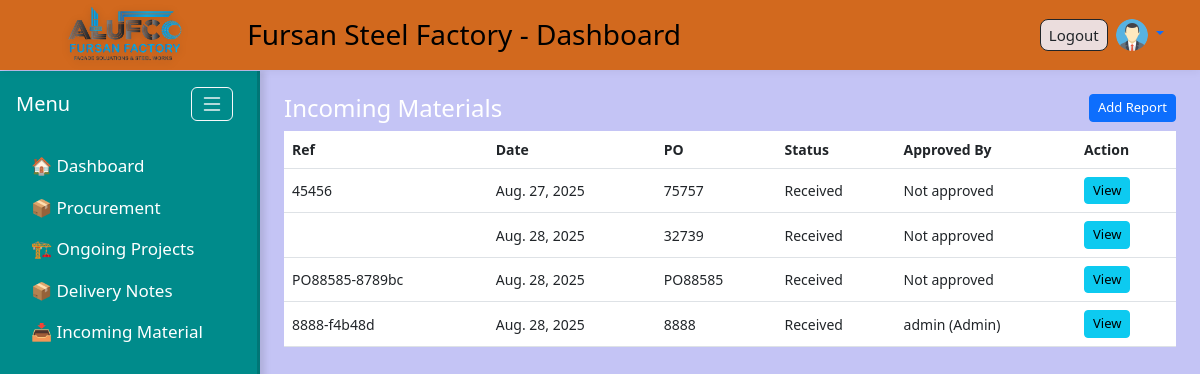
The app's page /procurement/incoming-materials/ (signed in), older data.
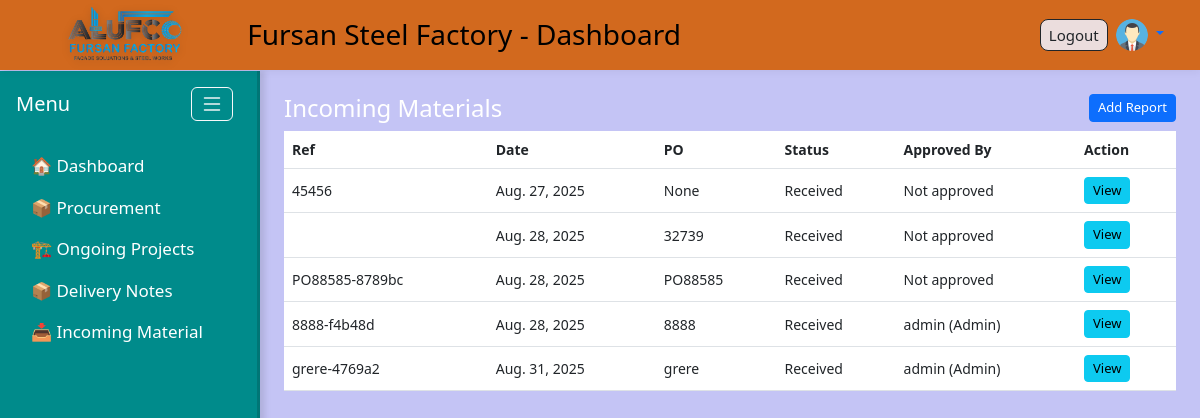
The same page, newer data.
### procurement/models.py (models this page shows, shortened)
class IncomingMaterialReport(models.Model):
    purchase_order = models.ForeignKey(PurchaseOrder, on_delete=models.SET_NULL, null=True, blank=True)
    date = models.DateField(auto_now_add=True)
    ref_no = models.CharField(max_length=150, unique=True)
    supplier_name = models.CharField(max_length=255, blank=True, null=True)
    status = models.CharField(max_length=20, choices=IM_STATUS, default='pending')
    notes = models.TextField(blank=True, null=True)
    approved_by = models.ForeignKey(
        "auth.User",
        on_delete=models.SET_NULL,
        null=True,
        blank=True,
        related_name="approved_reports"
    )

class PurchaseOrder(models.Model):
    po_number = models.CharField(max_length=50, unique=True, blank=True)  # auto-generated if blank
    supplier = models.ForeignKey(Supplier, on_delete=models.CASCADE)
    linked_prs = models.ManyToManyField(PurchaseRequest, blank=True)
    order_date = models.DateField(auto_now_add=True)
    expected_delivery = models.DateField(blank=True, null=True)
    status = models.CharField(max_length=20, choices=PO_STATUS, default='draft')
    notes = models.TextField(blank=True, null=True)
    received_request = models.BooleanField(default=False)  # user requested received
    received_approved_by = models.ForeignKey(
        settings.AUTH_USER_MODEL,
        null=True, blank=True,
        on_delete=models.SET_NULL,
        related_name='received_approved'
    )
    class Meta:
        ordering = ['-order_date']
    def __str__(self):
        return self.po_number or f"PO-{self.id}"

### procurement/views.py (the view)
# urls.py: path('incoming-materials/', views.im_list, name='im_list'),
@login_required
def im_list(request):
    reports = IncomingMaterialReport.objects.select_related('approved_by', 'purchase_order').all()
    for r in reports:
        if r.approved_by:
            if r.approved_by.is_superuser:
                r.approved_role = "Admin"
            elif r.approved_by.groups.filter(name="Manager").exists():
                r.approved_role = "Manager"
            else:
                r.approved_role = "User"
        else:
            r.approved_role = None
    return render(request, 'procurement/im_list.html', {'reports': reports})

### procurement/templates/procurement/im_list.html
{% extends 'base.html' %}
{% block content %}
<h4>Incoming Materials
  <a href="{% url 'im_add' %}" class="btn btn-sm btn-primary float-end">Add Report</a>
</h4>
<table class="table">
  <thead>
    <tr>
      <th>Ref</th>
      <th>Date</th>
      <th>PO</th>
      <th>Status</th>
      <th>Approved By</th>
      <th>Action</th>
    </tr>
  </thead>
  <tbody>
    {% for r in reports %}
    <tr>
      <td>{{ r.ref_no }}</td>
      <td>{{ r.date }}</td>
      <td>{{ r.purchase_order }}</td>
      <td>{{ r.get_status_display }}</td>
        <td>
          {% if r.approved_by %}
            {{ r.approved_by.username }}
            {% if r.approved_role %}
              ({{ r.approved_role }})
            {% endif %}
          {% else %}
            Not approved
          {% endif %}
        </td>
      <td>
        <a href="{% url 'im_detail' r.id %}" class="btn btn-sm btn-info">View</a>
      </td>
    </tr>
    {% empty %}
    <tr><td colspan="6">No incoming material reports.</td></tr>
    {% endfor %}
  </tbody>
</table>
{% endblock %}

Row changes from the older to the newer data that the page shows:
changed IncomingMaterialReport: purchase_order "75757" → "None"
added IncomingMaterialReport: ref_no "grere-4769a2", date "Aug. 31, 2025", purchase_order "grere", status "Received", approved_by.username "admin", approved_role "Admin"
